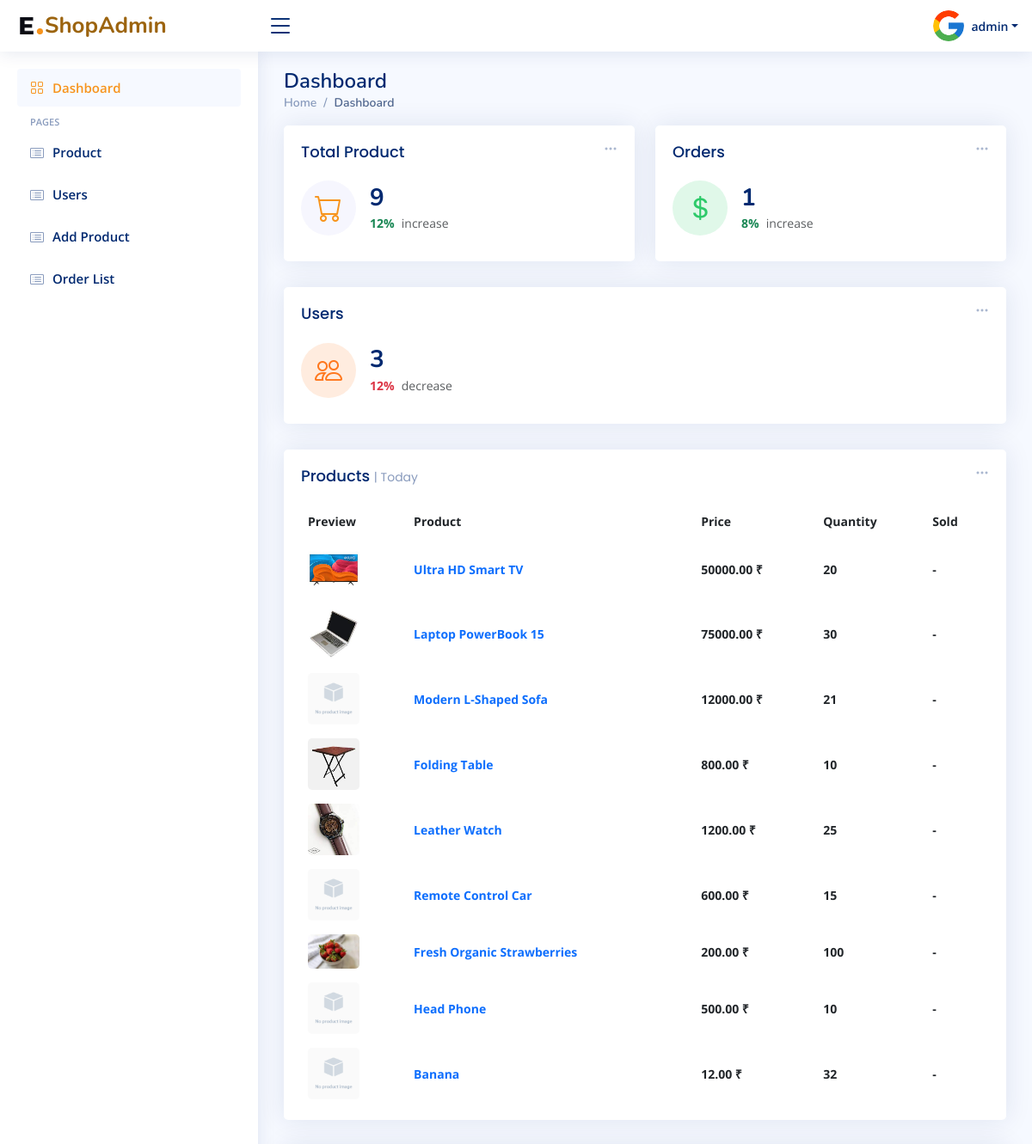
Before: / (signed in, upper part) with the older database file.
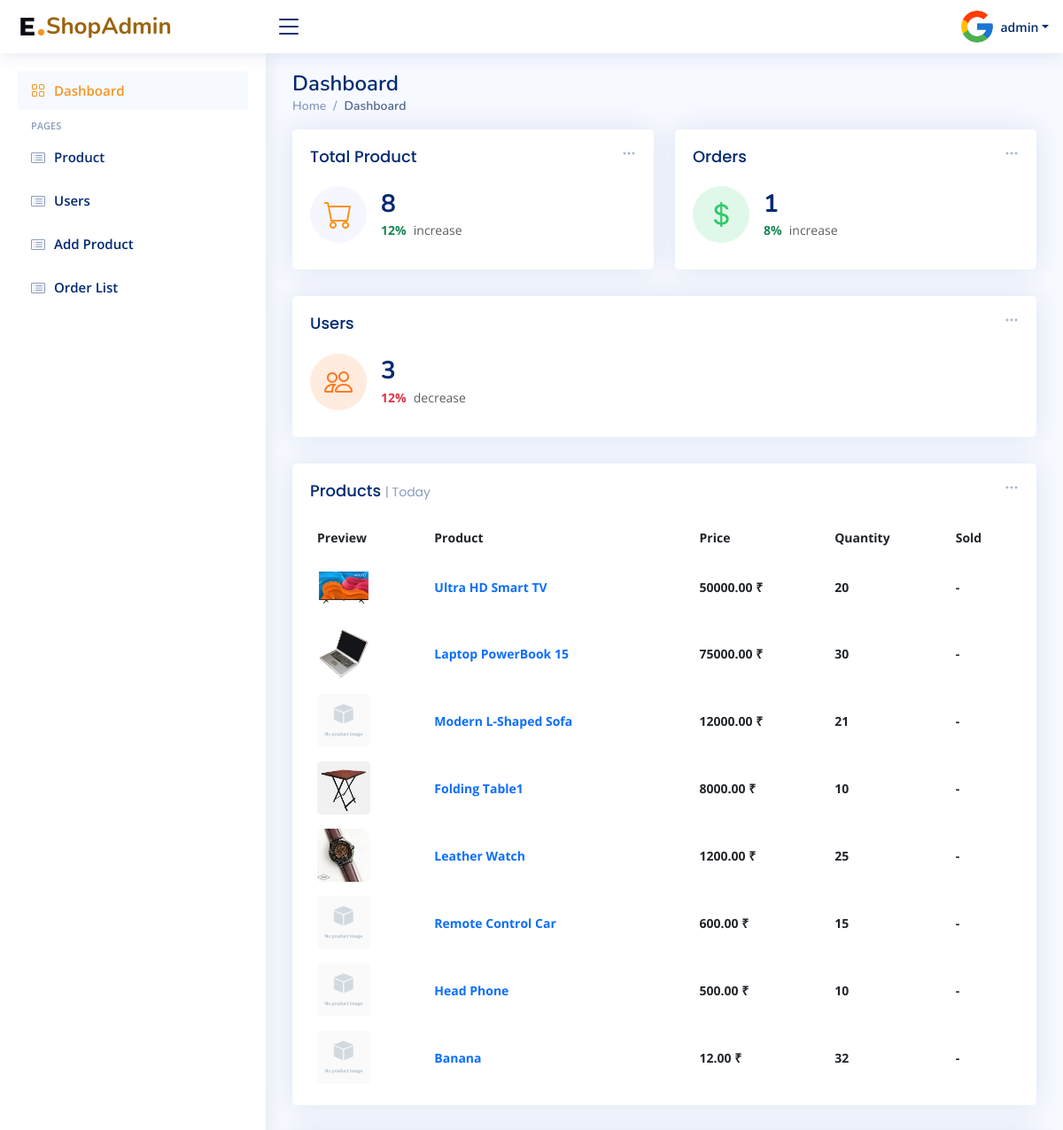
After: the same page with the newer database file.
### app/models.py (models this page shows, shortened)
class Product(models.Model):
    label = models.CharField(max_length=50)
    description = models.TextField(max_length=200)
    category = models.ForeignKey(Category, on_delete = models.CASCADE)
    product_image = models.ImageField(upload_to='product_images/', default='product_images/product.png')
    quantity = models.PositiveIntegerField()
    price = models.DecimalField(max_digits=10, decimal_places=2)

### app/views.py (the view)
# urls.py: path('',views.homePage, name='home'),
@superuser_required
@login_required(login_url='login/')
def homePage(request):
    products = Product.objects.all()
    orders = Order.objects.all()
    user = CustomUser.objects.all()
    context = {'products': products,'user':user,'orders':orders}
    return render(request,'index.html',context)

### app/templatetags/custom_tags.py (called while the page is built)
@register.filter
def starts_with(value, arg):
    return value.startswith(arg)

### app/views.py (called while the page is built)
def superuser_required(view_func):
    @wraps(view_func)
    def _wrapped_view(request, *args, **kwargs):
        if request.user.is_authenticated and request.user.is_superuser:
            return view_func(request, *args, **kwargs)
        else:
            return redirect('user-home')
    return _wrapped_view

### templates/index.html (shortened to what the changed rows need)
{% extends 'base.html' %}
{% block content %}
{% load static %}
    <div class="pagetitle">
      <h1>Dashboard</h1>
    </div>
    <section class="section dashboard">
      <div class="row">
        <div class="col-lg-12">
          <div class="row">
            <div class="col-xxl-4 col-md-6">
              <div class="card info-card sales-card">
                <div class="card-body">
                  <a href="{% url 'product-list' %}">
                  <div class="d-flex align-items-center">
                    <div class="ps-3">
                      <h6>{{ products.count }} </h6>
                      <span class="text-success small pt-1 fw-bold">12%</span> <span class="text-muted small pt-2 ps-1">increase</span>
                    </div>
                  </div></a>
                </div>
              </div>
            </div>
            <div class="col-12">
              <div class="card top-selling overflow-auto">
                <div class="card-body pb-0">
                  <table class="table table-borderless">
                    <thead>
                      <tr>
                        <th scope="col">Preview</th>
                        <th scope="col">Product</th>
                        <th scope="col">Price</th>
                        <th scope="col">Quantity</th>
                        <th scope="col">Sold</th>
                      </tr>
                    </thead>
                    <tbody>
                      {% for product in products %}
                      <tr>
                        <td><a href="{% url 'product-detail' product.id %}"><img src="{{ product.product_image.url }}" alt=""></a></td>
                        <td><a href="{% url 'product-detail' product.id %}" class="text-primary fw-bold">{{product.label}}</a></td>
                        <td class="fw-bold">{{product.price}} ₹</td>
                        <td class="fw-bold">{{product.quantity}}</td>
                        <td class="fw-bold">-</td>
                      </tr>
                      {% endfor %}
                    </tbody>
                  </table>
                </div>
              </div>
            </div>
          </div>
        </div>
      </div>
    </section>
{% endblock %}

Changed rows visible on the page:
removed Product: product_image (picture), label "Fresh Organic Strawberries", price "200.00", quantity "100"
changed Product: label "Folding Table" → "Folding Table1"; price "800.00" → "8000.00"
Other visible differences:
{{ products.count }}: "9" → "8"
